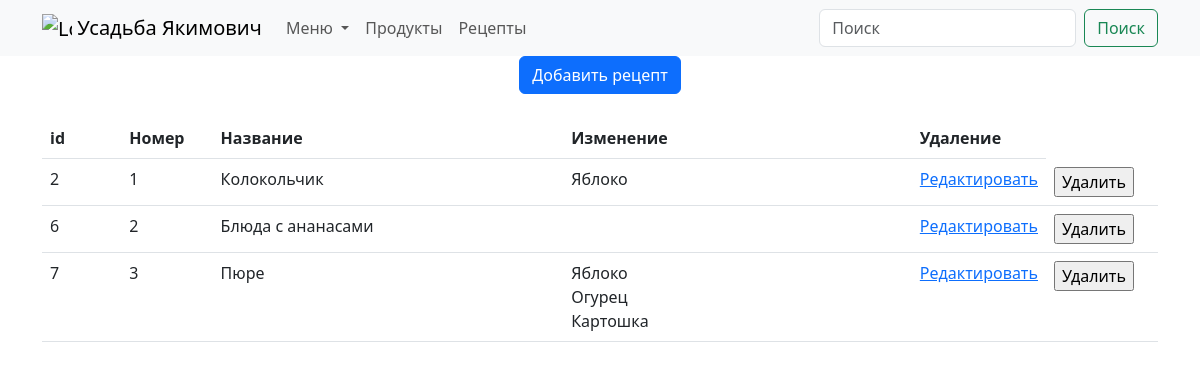
Screenshot of /recipe/ with the database file from the repository.
### menu/models.py (models this page shows, shortened)
class Recipe(models.Model):
    title = models.CharField(max_length=255, unique=True)
    products = models.ManyToManyField(Product, blank=True)

class Product(models.Model):
    title = models.CharField(max_length=255, unique=True)
    price = models.IntegerField(default=0)
    def __str__(self):
        return self.title

### menu/views.py (the view)
# urls.py: path('recipe/', RecipeCreateView.as_view(), name='recipe'),
class RecipeCreateView(CustomSuccessMessageMixin, CreateView):
    model = Recipe
    template_name = 'menu/recipe.html'
    form_class = AddRecipeForm
    success_url = reverse_lazy('recipe')
    success_msg = 'Рецепт добавлен'
    def get_context_data(self, **kwargs):
        context = super().get_context_data(**kwargs)
        context['recipe'] = Recipe.objects.all()
        return context

### menu/forms.py
class AddRecipeForm(forms.ModelForm):
    class Meta:
        model = Recipe
        fields = '__all__'
        widgets = {
            "title": TextInput(attrs={
                'class': 'form-control',
                'placeholder': 'Продукт',
                'style': 'width:50ch',
            }),
            "products": SelectMultiple(attrs={
                'class': 'form-control',
                'placeholder': 'Продукт',
                'style': 'width:40ch',
                'size': 20
            }),
        }

### menu/templates/menu/recipe.html (shortened to what this page needs)
{% extends 'menu/base.html' %}
{% block content %}
<div class="d-grid gap-3 d-md-flex justify-content-md-center">
    <button type="button" class="btn btn-primary" data-bs-toggle="modal" data-bs-target="#exampleModal">
        Добавить рецепт
    </button>
</div>
    {% if update_recipe %}
    <div class="d-flex align-items-center justify-content-center mt-4">
        <div class="container">
            <div class="row">
                <p class="d-flex align-items-center justify-content-center mt-4">Страница редактирования</p>
            </div>
            <form id="update_recipe" method="post" action="">
                {% csrf_token %}
                {{ form.title }}<br>
                <span>{{ error }}</span>
                <button form="update_recipe" type="submit" class="btn btn-primary">Обновить</button>
            </form>
        </div>
    </div>
    {% else %}
<div class="container d-flex align-items-center justify-content-center ">
    <table class="table table-hover">
        <thead>
        <tr>
            <th scope="col">id</th>
            <th scope="col">Номер</th>
            <th scope="col">Название</th>
            <th scope="col">Изменение</th>
            <th scope="col">Удаление</th>
        </tr>
        </thead>
        <tbody>
        {% for r in recipe %}
        <tr>
            <td width="100">{{r.pk}}</td>
            <td width="100">{{ forloop.counter }}</td>
            <td width="450">{{r.title|capfirst}}</td>
            <td width="450">
                {% for recipe in r.products.all %}
                {{ recipe.title }}<br>
                {% endfor %}
            </td>
            <td width="100"><a href="{% url 'update_recipe' r.pk %}">Редактировать</a></td>
            <td width="10">
                <form action="{% url 'delete_recipe' r.pk %}" method="post">{% csrf_token %}
                    <input type="submit" value="Удалить">
                </form>
            </td>
            <td class="button">
        </tr>
        {% endfor %}
        </tbody>
    </table>
</div>
{% endif %}
{% endblock %}

### rows the page displays
Recipe: pk "2", title "Колокольчик"
Product: title "Яблоко"
Recipe: pk "6", title "Блюда с ананасами"
Recipe: pk "7", title "Пюре"
Product: title "Огурец"
Product: title "Картошка"
